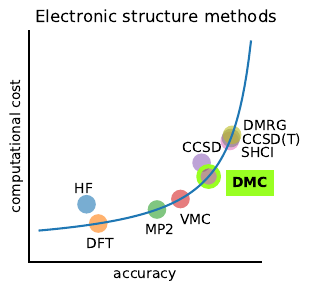

Python code for this plot:
import numpy as np
import matplotlib.pyplot as plt

def func(x):
    return 0.1 / (1.1 - x) + .05

# Generate curve data
x = np.linspace(0.1, 1, 100)
y = func(x)

# Format axes
fig, ax = plt.subplots(1, 1, figsize=(3,3))
ax.spines['right'].set_visible(False)
ax.spines['top'].set_visible(False)
ax.set_xticks([])
ax.set_yticks([])
ax.set_ylim([0, 1.1])

# Plot curve
ax.plot(x, y)
ax.set_xlabel("accuracy")
ax.set_ylabel("computational cost")

# Plot points
x = [0.3, 0.35, 0.6, 0.7, 0.79, 0.82, .91, .915, .92]
methods = ["HF", "DFT", "MP2", "VMC", "CCSD", "DMC", "SHCI", "CCSD(T)", "DMRG"]
xshift = [-.05, -0.05, -.05, 0.0, -.08, .10, .05, .05, .05]
yshift = [0.05, -0.12, -0.12, -0.12, .05, -.05, -.08, -.03, .02]
for i, method in enumerate(methods): 
    y = func(x[i])
    if method == "HF" or method=="CCSD":
        y += .10
    ax.scatter(x[i], y, s=180, marker="o", alpha=0.6, edgecolor="")
    c = {}
    if method=="DMC":
        color = "#99FF22"
        ax.scatter(x[i], y, s=220, marker="o", facecolor="", lw=3, edgecolor=color)
        c = {"backgroundcolor": color, "fontweight": "bold"}
    ax.text(x[i] + xshift[i], y+yshift[i], method, **c)

plt.title("    Electronic structure methods")
plt.savefig("pareto.pdf", bbox_inches="tight")
#plt.show()
